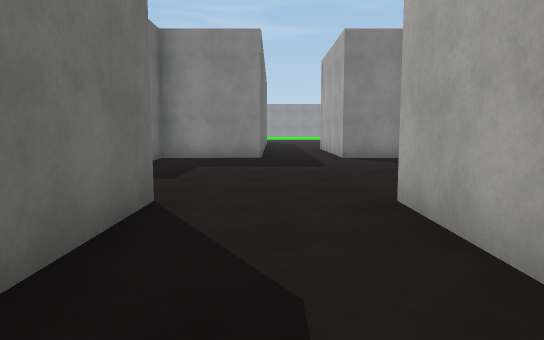
View 1 (above)

24 first-person views from a walk through a Unity game level. The camera is 1.4 m above the floor, tilts 6° down and sees 70° across. The floor is counted in squares, 1.89 m on a side. Each view is taken from the middle of a square. On the plan, view 1 faces up. The plan holds only what a view shows up to about 12 squares ahead; the rest is blank. The place goes on beyond the plan. The player is left out. Surface patterns are stand-ins for the level's own textures.

View 2
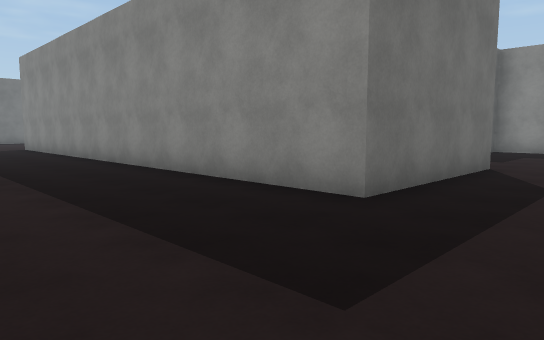

View 3
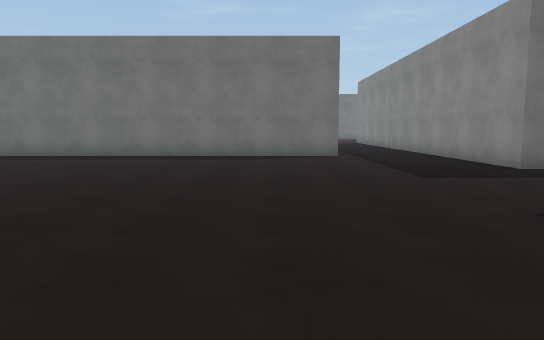

View 4
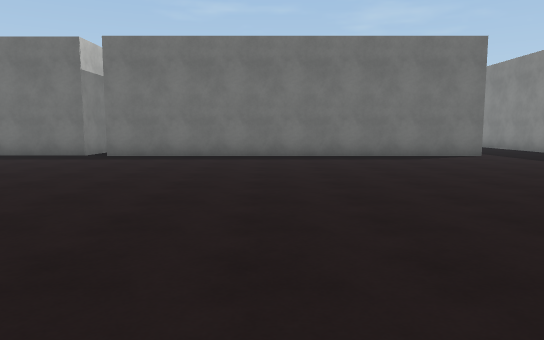

View 5
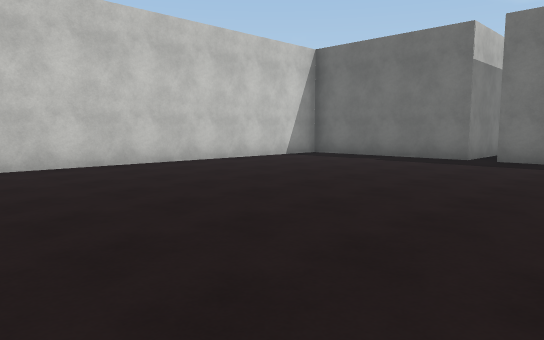

View 6
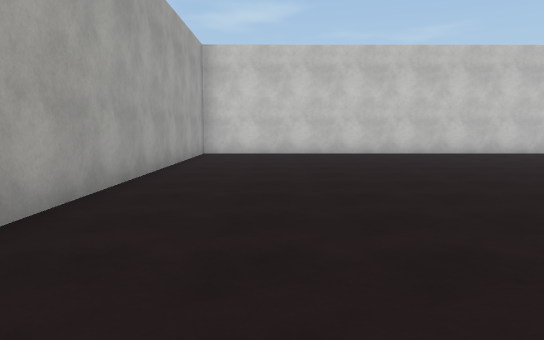

View 7
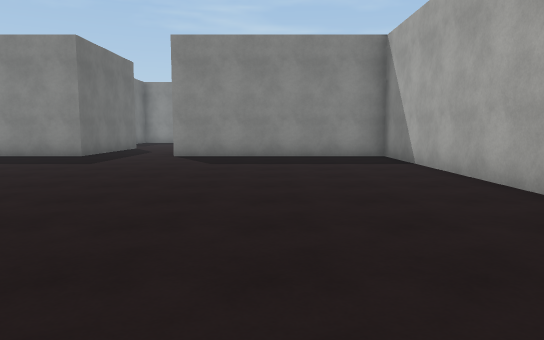

View 8
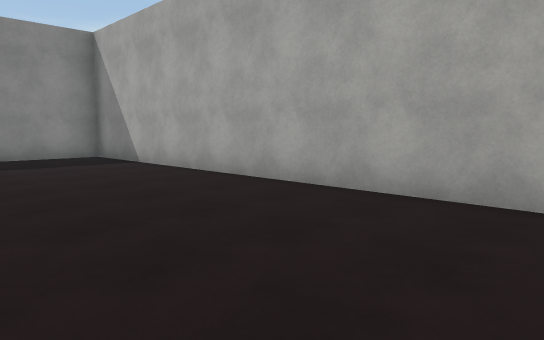

View 9
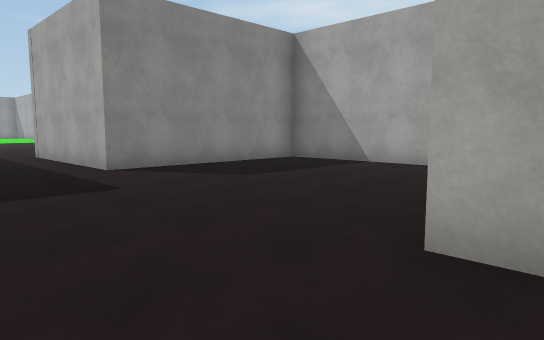

View 10
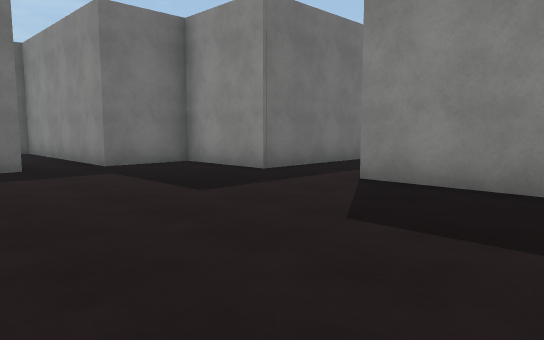

View 11
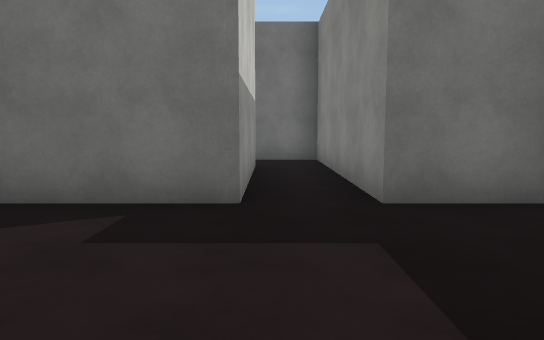

View 12
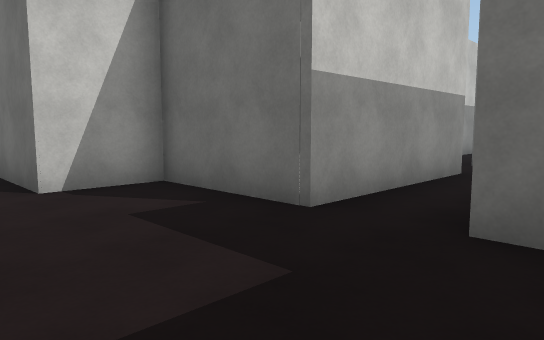

View 13
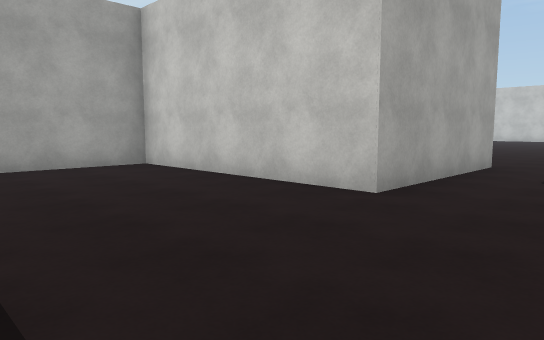

View 14
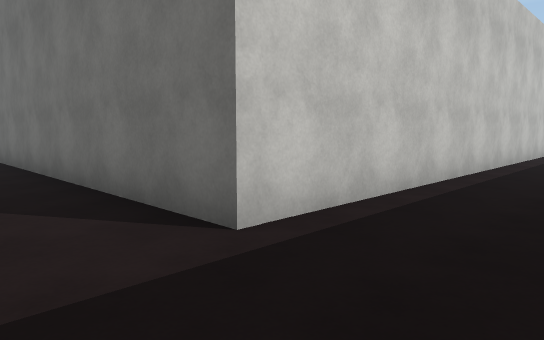

View 15
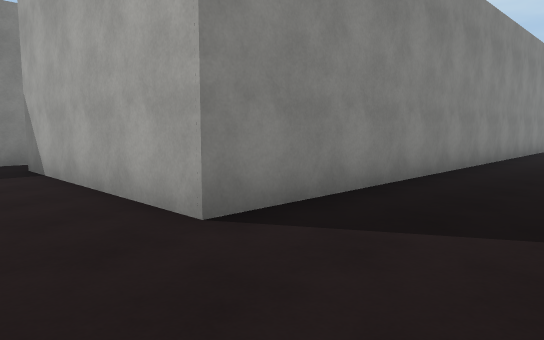

View 16
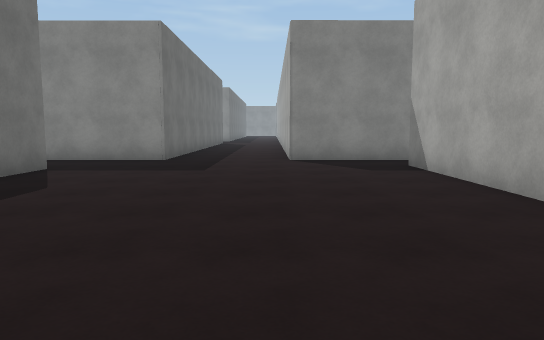

View 17
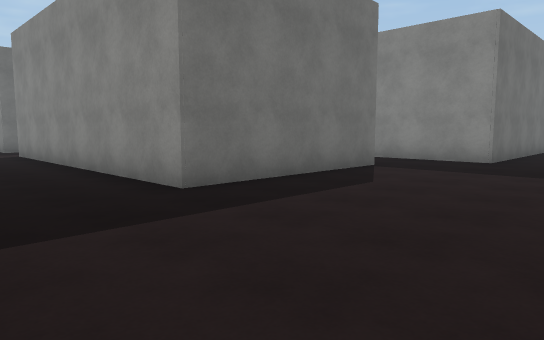

View 18
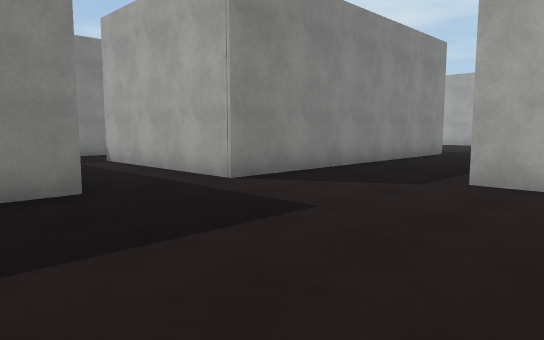

View 19
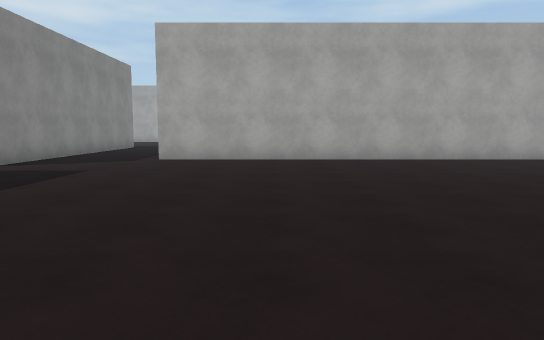

View 20
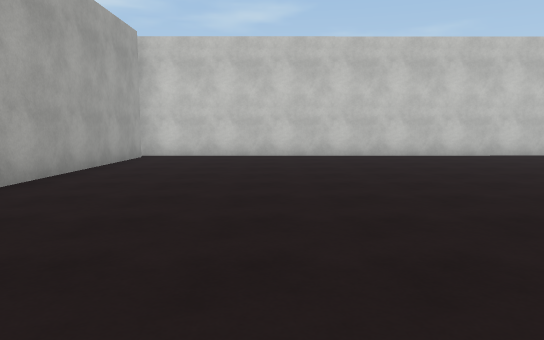

View 21
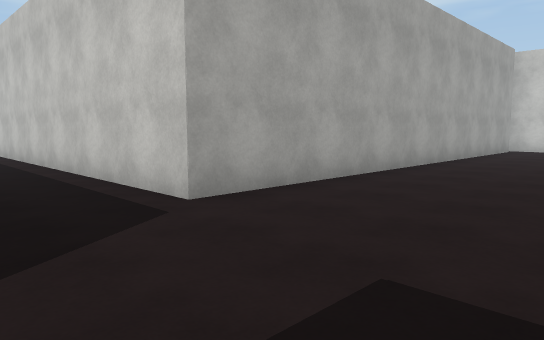

View 22
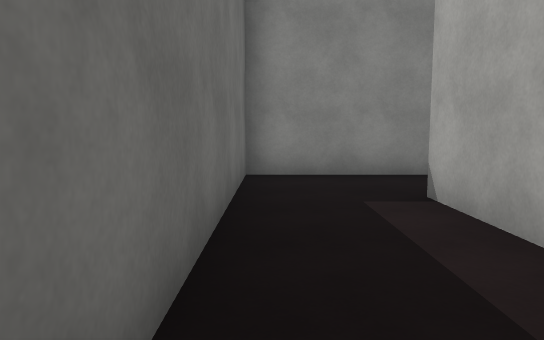

View 23
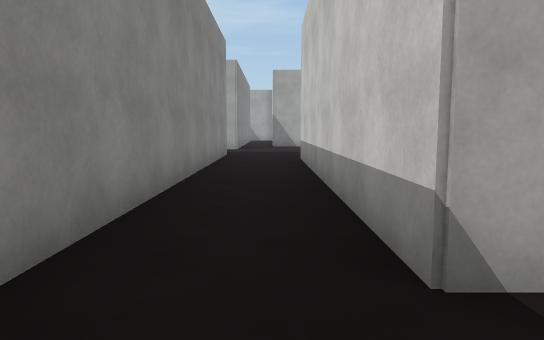

View 24
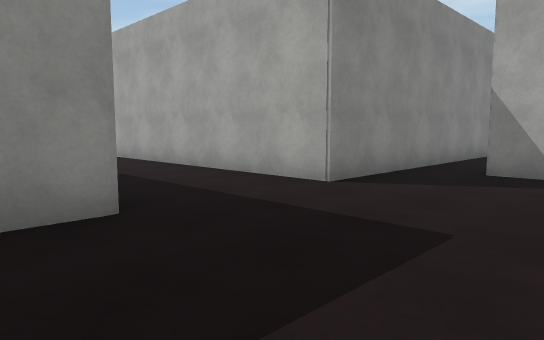

### Floor plan
Points are (right, up) in squares from view 1. A wall is a line through its corners. A room is listed if a view was taken in it or the views show most of it. See-through windows are left out.
Room 1 (views 1, 2, 3, 4, 5, 6, 7, 8, 9, 10, 11, 12, 13, 14, 15, 16, 17, 24)
walls: (-15.4, -3.2) (-4.8, -3.2) (-4.8, -13.6); (-6.9, 6.7) (-2.8, 6.7) (-2.8, 4) (-1.2, 4) (-1.2, -0.4) (-15.2, -0.4) (-15.2, 5); (-7.3, -14.2) (-4.8, -14.2) (-4.8, -18.2); (-15.6, 6.3) (-17.6, 6.3) (-17.6, 11.5); (-0.3, 11.5) (-0.3, 10) (-2.8, 10) (-2.8, 8.1) (-6.5, 8.1); (-4.1, -18.9) (7.1, -18.9) (7.1, -0.3) (1.3, -0.3) (1.3, 4) (6.9, 4) (6.9, 10.1) (1.8, 10) (1.8, 11.5); (-20.6, 11.5) (-20.6, 6.3) (-30.4, 6.3); (-28.5, -3.2) (-19.5, -3.2); (-30.3, 4.3) (-22.2, 4.3) (-22.2, -0.4) (-28.6, -0.4)
ways out: opening at (-30, 5.5) to room 2; opening at (-28, -2) to room 2; opening at (-16, 6); opening at (-6, 7)
Room 2 (views 18, 19, 20, 21, 22, 23)
walls: (-32.3, -0.4) (-33.3, -0.4); (-28.6, -0.4) (-30.3, -0.4) (-30.3, 4.3); (-28.5, -15.4) (-28.5, -3.2); (-38.5, -15.9) (-28.3, -15.8); (-30.4, 6.3) (-32.4, 6.3) (-32.4, 0.5)
ways out: opening at (-30, 5.5) to room 1; opening at (-28, -2) to room 1

Where each view was taken, in squares from view 1:
view 1: 0 up, 0 right, facing up
view 2: 4 down, 1 right, facing up-left
view 3: 5 down, 6 right, facing left
view 4: 9 down, 6 right, facing left
view 5: 11 down, 5 right, facing down-left
view 6: 7 down, 5 right, facing down
view 7: 11 down, 4 right, facing up
view 8: 11 down, 3 right, facing up-right
view 9: 3 up, 1 left, facing up-right
view 10: 5 up, 5 right, facing up-left
view 11: 7 up, 1 right, facing left
view 12: 9 up, 0 right, facing down-left
view 13: 8 up, 1 left, facing down-right
view 14: 1 down, 3 left, facing down-left
view 15: 3 down, 17 left, facing up-right
view 16: 3 down, 18 left, facing up
view 17: 3 down, 18 left, facing up-left
view 18: 5 down, 34 left, facing up-right
view 19: 6 down, 38 left, facing right
view 20: 5 down, 32 left, facing down
view 21: 1 down, 32 left, facing down-right
view 22: 0 up, 32 left, facing up
view 23: 5 up, 32 left, facing right
view 24: 3 up, 22 left, facing up-right
